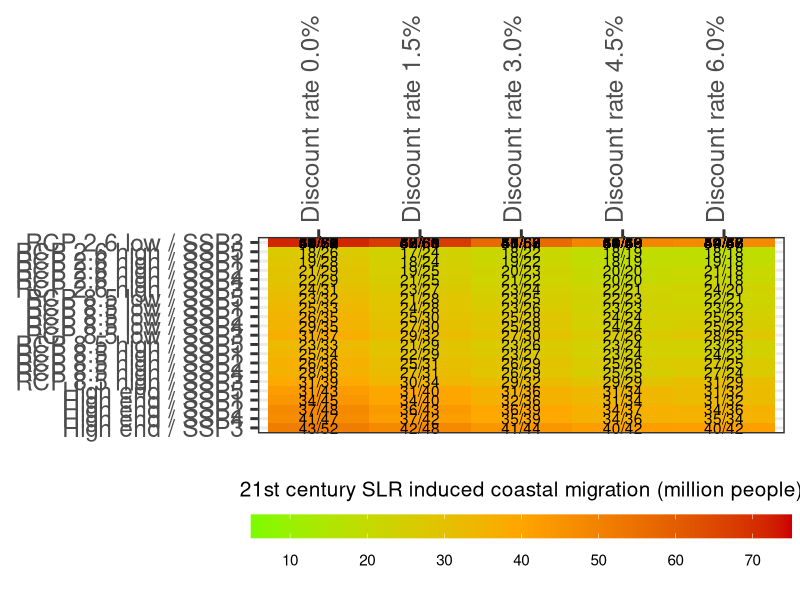
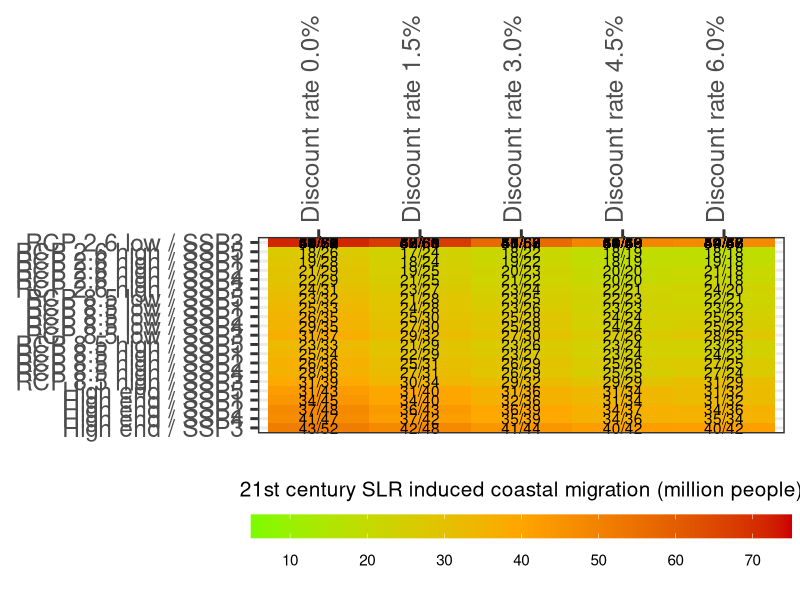
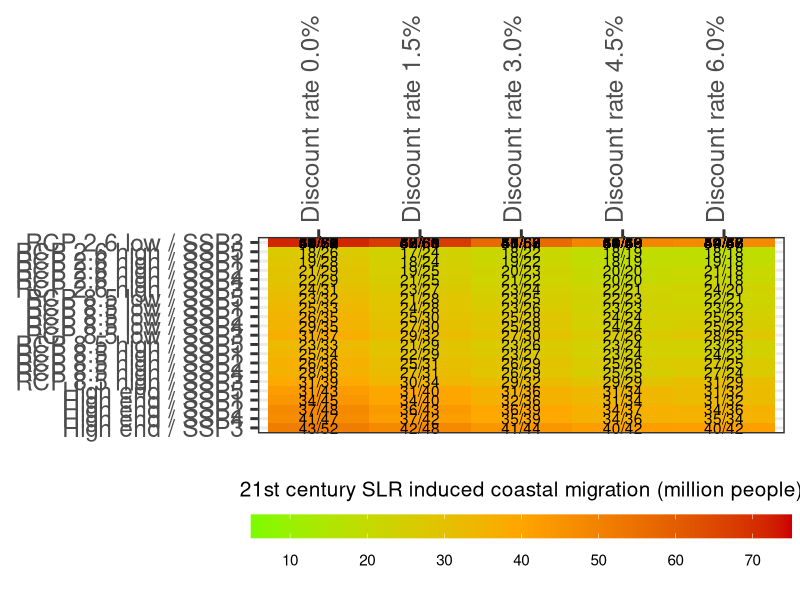

Write R code to recreate these figures, in order.
library("ggplot2")
#library(scales)

data <- read.csv("../results/global_output_cummulative_main_cases.csv")

levels(data$slr)[levels(data$slr)=="H++"] <- "High end"

data$rcp_ssp <- paste(data$slr,data$ssp,sep=' / ')

data$rcp_ssp <- factor(data$rcp_ssp, 
levels = c("High end / SSP3","High end / SSP4","High end / SSP2","High end / SSP1","High end / SSP5","RCP 8.5 hig / SSP3","RCP 8.5 hig / SSP4","RCP 8.5 hig / SSP2","RCP 8.5 hig / SSP1","RCP 8.5 hig / SSP5","RCP 8.5 low / SSP3","RCP 8.5 low / SSP4","RCP 8.5 low / SSP2","RCP 8.5 low / SSP1","RCP 8.5 low / SSP5","RCP 2.6 hig / SSP3","RCP 2.6 hig / SSP4","RCP 2.6 hig / SSP2","RCP 2.6 hig / SSP1","RCP 2.6 hig / SSP5","RCP 2.6 low / SSP3","RCP 2.6 low / SSP4","RCP 2.6 low / SSP2","RCP 2.6 low / SSP1","RCP 2.6 low / SSP5")
)

data <- data[,c("dr","rcp_ssp","migration_submergence_cummulative","migrlevel")]

data$migration_submergence_cummulative <- data$migration_submergence_cummulative / 1000
data001 <- data[data$migrlevel=="Migrationlevel   1.0",]
data010 <- data[data$migrlevel=="Migrationlevel  10.0",]

data <- merge(data001,data010,by=c("dr","rcp_ssp"))
data$migration_submergence_cummulative <- with(data, pmax(migration_submergence_cummulative.x,migration_submergence_cummulative.y))

ggplot(data, aes(y=rcp_ssp, x=dr)) + 
    geom_tile(aes(fill = migration_submergence_cummulative)) +
    geom_text(aes(label = paste (signif(migration_submergence_cummulative.x, 2),signif(migration_submergence_cummulative.y, 2),sep="/"))) +
    theme_bw(22) + 
    xlab(NULL) + ylab(NULL) + 
    scale_x_discrete(position = "top", labels = c("Discount rate 0.0%","Discount rate 1.5%","Discount rate 3.0%","Discount rate 4.5%","Discount rate 6.0%")) +
    scale_y_discrete(position = "left", labels = c("High end / SSP3","High end / SSP4","High end / SSP2","High end / SSP1","High end / SSP5","RCP 8.5 high / SSP3","RCP 8.5 high / SSP4","RCP 8.5 high / SSP2","RCP 8.5 high / SSP1","RCP 8.5 high / SSP5","RCP 8.5 low / SSP3","RCP 8.5 low / SSP4","RCP 8.5 low / SSP2","RCP 8.5 low / SSP1","RCP 8.5 low / SSP5","RCP 2.6 high / SSP3","RCP 2.6 high / SSP4","RCP 2.6 high / SSP2","RCP 2.6 high / SSP1","RCP 2.6 high / SSP5","RCP 2.6 low / SSP3","RCP 2.6 low / SSP4","RCP 2.6 low / SSP2","RCP 2.6 low / SSP1","RCP 2.6 low / SSP5")) +
    theme(legend.position="bottom") + 
    theme(axis.text.x=element_text(angle = 90, hjust = 1)) + 
    theme(legend.key.width = unit(2.75, "cm"),legend.text=element_text(size=11),legend.title=element_text(size=15)) +
    scale_fill_gradientn(colours = c("lawngreen", "orange", "red3"), space = "Lab", limits=c(5,75), breaks=c(10,20,30,40,50,60,70), expand=c(0,0), name = "21st century SLR induced coastal migration (million people)") + 
    guides(fill = guide_colourbar(title.position = "top", title.hjust = .5, label.position = "bottom"))
ggsave("./jpg/FigS2_heatmap_migration.jpg", width = 8, height = 10, dpi = 600)
ggsave("./eps/FigS2_heatmap_migration.eps", width = 8, height = 10)

